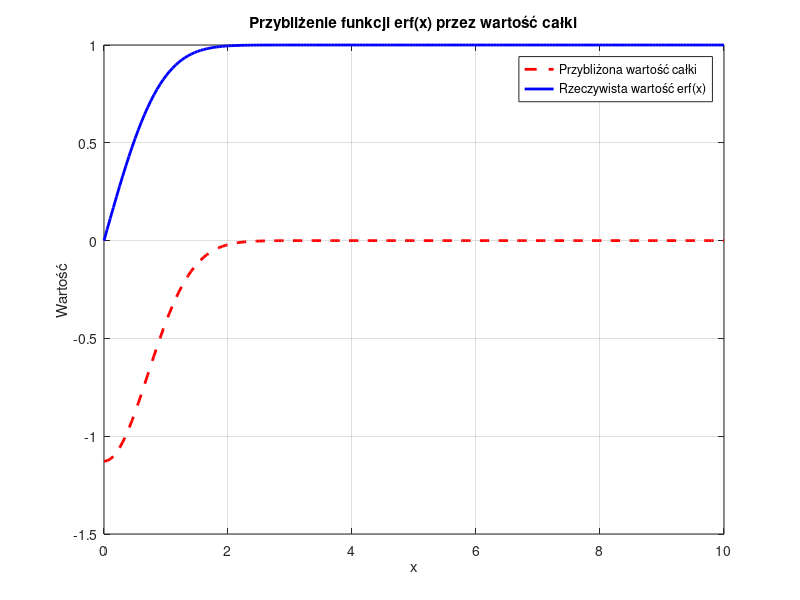

Here is the MATLAB script that generated this plot:
close all;
clear all;

erf_approx = @(x) 2/sqrt(pi) * exp(-x.^2);
x = linspace(0, 10, 200);

approx_integral = -erf_approx(x);
true_erf_values = erf(x);

figure;
plot(x, approx_integral, 'r--', 'LineWidth', 2, 'DisplayName', 'Przybliżona wartość całki');
hold on;
plot(x, true_erf_values, 'b', 'LineWidth', 2, 'DisplayName', 'Rzeczywista wartość erf(x)');
legend;
title('Przybliżenie funkcji erf(x) przez wartość całki');
xlabel('x');
ylabel('Wartość');
grid on;
